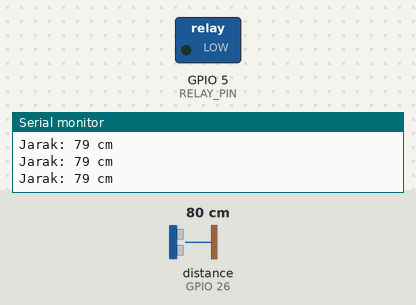
Simulated run of this sketch. Board: ESP32. Parts: switched loads named in the sketch (green lamp = pin HIGH), the last lines printed to the serial monitor. Wiring (inferred from the names in the program): ultrasonic range finder: trigger GPIO 25; echo GPIO 26. The test bench sets the inputs (shaded band); at power-on: distance to the obstacle (sensor on GPIO 26) 80 cm. The echo pulse lasts 58.3 µs per cm; pins used as bus, display or sensor lines are not drawn.

Above: at 1.4 s.
1.5 s: distance to the obstacle (sensor on GPIO 26) set to 6 cm
3.0 s: distance to the obstacle (sensor on GPIO 26) set to 3 cm
At 3.4 s:
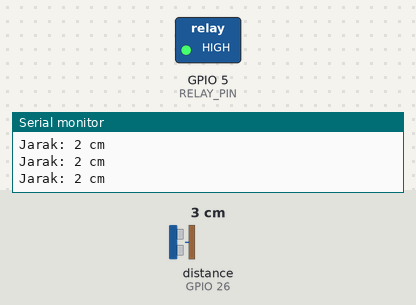
4.5 s: distance to the obstacle (sensor on GPIO 26) set to 9 cm
At 4.9 s:
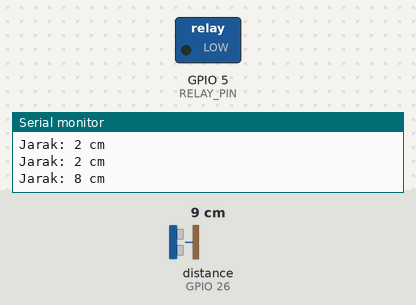
6.0 s: distance to the obstacle (sensor on GPIO 26) set to 2 cm
At 7.6 s:
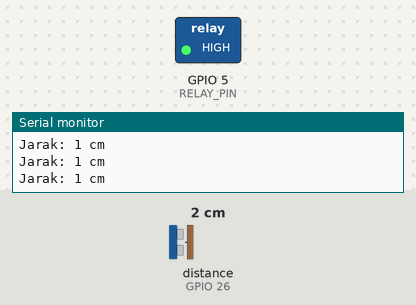
Timing chart, 0 to 8.8 s (numbered marks = the images above; inputs shaded):
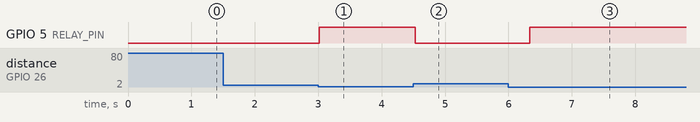

The sketch:

Mappi32_AutomaticWaterDispenser.ino
```cpp
// How to Make an Automatic Water Dispenser using Mappi32 //
// @yugoyokaii . On Youtube KMTek Indonesia //

#define TRIG_PIN 25  // Pin untuk Trig pada sensor ultrasonik
#define ECHO_PIN 26 // Pin untuk Echo pada sensor ultrasonik
#define RELAY_PIN 5 // Pin untuk relay

void setup() {
  pinMode(TRIG_PIN, OUTPUT);
  pinMode(ECHO_PIN, INPUT);
  pinMode(RELAY_PIN, OUTPUT);
  digitalWrite(RELAY_PIN, LOW); // Pastikan relay dalam keadaan mati saat awal
  Serial.begin(9600);
}

void loop() {
  long duration;
  int distance;

  // Mengirimkan sinyal ultrasonik
  digitalWrite(TRIG_PIN, LOW);
  delayMicroseconds(2);
  digitalWrite(TRIG_PIN, HIGH);
  delayMicroseconds(10);
  digitalWrite(TRIG_PIN, LOW);

  // Mengukur waktu yang dibutuhkan untuk menerima sinyal kembali
  duration = pulseIn(ECHO_PIN, HIGH);

  // Menghitung jarak (dalam cm)
  distance = duration * 0.034 / 2;

  // Tampilkan jarak pada serial monitor
  Serial.print("Jarak: ");
  Serial.print(distance);
  Serial.println(" cm");

  // Cek jika jarak kurang dari atau sama dengan 3 cm, nyalakan relay
  if (distance <= 3) {
    digitalWrite(RELAY_PIN, HIGH);  // Nyalakan relay
  } else {
    digitalWrite(RELAY_PIN, LOW);
    delay(500);   // Matikan relay
  }

  delay(100); // Tunggu sebentar sebelum melakukan pengukuran berikutnya
}
```

Measured:
- the behaviour switches between 5 and 4 cm on distance to the obstacle (sensor on GPIO 26) (found by bisection; images 0 and 1)
- after the input at 3.0 s, GPIO 5 (RELAY_PIN): LOW → HIGH at once
- after the input at 4.5 s, GPIO 5 (RELAY_PIN): HIGH → LOW at once
- after the input at 6.0 s, GPIO 5 (RELAY_PIN): LOW → HIGH after 0.33 s
